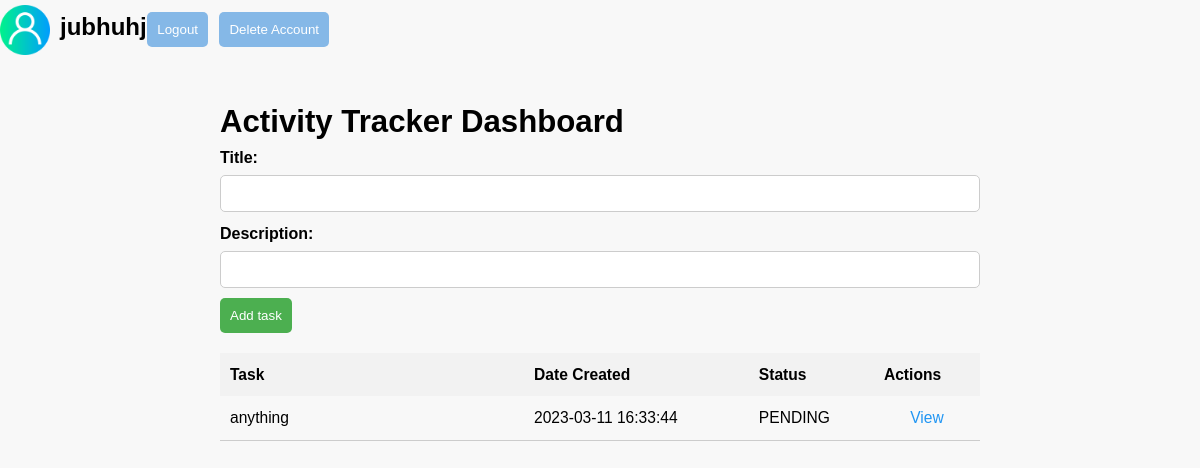
Before: /dashboard (signed in) with the older database file.
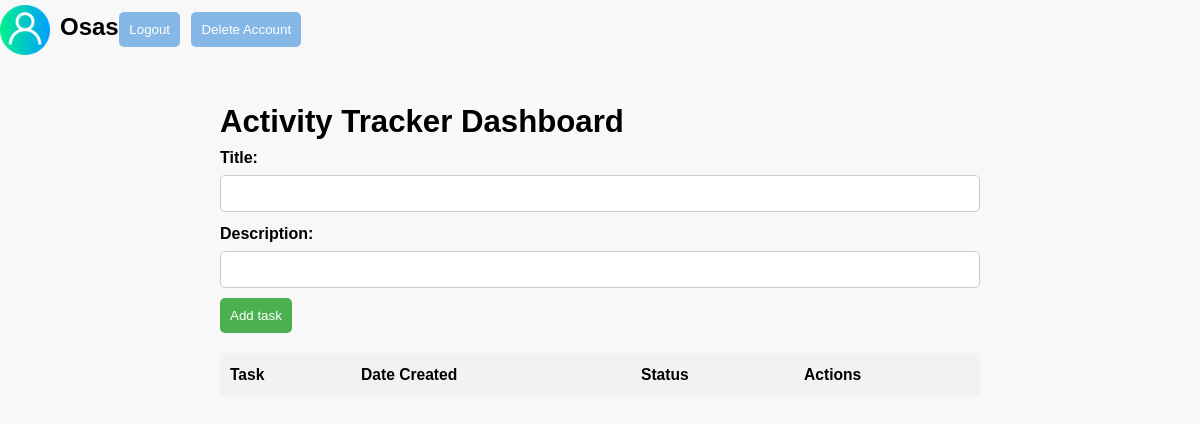
After: the same page with the newer database file.
### models.py (models this page shows)
class AppUser(Base):
    __tablename__ = "appuser"
    id = Column(Integer, primary_key=True, autoincrement=True)
    name = Column(String(50))
    email = Column(String(30), unique=True)
    password = Column(String(64))
    tasks = relationship("Task", backref="appuser", lazy=True, cascade="all, delete-orphan" )

class Task(Base):
    __tablename__ = "task"
    id = Column(Integer, primary_key=True, autoincrement=True)
    title = Column(String(50))
    description = Column(String(128))
    status = Column(Enum(Status), default=Status.PENDING, nullable=False)
    created_at = Column(DateTime, nullable=False, default=datetime.utcnow)
    updated_at = Column(DateTime, nullable=False, default=datetime.utcnow, onupdate=datetime.utcnow)
    user_id = Column(Integer, ForeignKey('appuser.id', ondelete='CASCADE'),  nullable=False)

### app.py (the view)
@app.route('/dashboard', methods=['POST','GET', 'DELETE'])
def dashboard():
    if 'user_id' in session:
        user_id = session['user_id']
        user = db.get_user(user_id)
        tasks = db.find_tasks_by_user_id(user_id)
        return render_template('dashboard.html', user=user, tasks=tasks)
    else:
        return redirect(url_for('login'))

### repository.py (called while the page is built)
    def get_user(self, user_id_to_lookup):
        result = self.session.get(AppUser, user_id_to_lookup)
        return result

    def find_tasks_by_user_id(self, user_id):
        tasks = self.session.query(Task).join(AppUser).filter(AppUser.id == user_id).all()
        return tasks

### templates/dashboard.html (shortened to what this page needs)
<!DOCTYPE html>
<html lang="en">
<head>
    <link rel="stylesheet" href="{{ url_for('static', filename='css/dashboard.css') }}">
</head>
<body>
    <div class="user-profile">
        <img src="{{ url_for('static', filename='images/user.png') }}" alt="User Avatar">
        <h2>{{ user.name }}</h2>
        <form method="POST" action="{{ url_for('logout') }}">
            <button type="submit">Logout</button>
        </form>
            <button onclick="confirmDelete()" type="submit">Delete Account</button>
    </div>
    <div class="container">
        <h1>Activity Tracker Dashboard</h1>
        <div class="add-task">
            <form method="POST" action="{{ url_for('add_task') }}">
                <label for="title">Title:</label>
                <input type="text" id="title" name="title" required>
                <br>
                <label for="description">Description:</label>
                <input type="text" id="description" name="description" required>
                <br>
                <button type="submit">Add task</button>
            </form>
        </div>
        <table>
            <thead>
                <tr>
                    <th>Task</th>
                    <th>Date Created</th>
                    <th>Status</th>
                    <th>Actions</th>
                </tr>
            </thead>
            <tbody>
                {% for task in tasks %}
                <tr>
                    <td>{{ task.title }}</td>
                    <td>{{task.created_at.strftime("%Y-%m-%d %H:%M:%S")}}</td>
                    <td>{{ task.status.value }}</td>
                    <td><a href="{{ url_for('view_task', task_id=task.id) }}">View</a></td>
                </tr>
                {% endfor %}
            </tbody>
        </table>
    </div>
</body>
</html>

### static/css/dashboard.css (style rules this page uses)
* { box-sizing: border-box; margin: 0; padding: 0; }
body { font-family: Arial, sans-serif; font-size: 1.3vw; line-height: 1.5; background-color: #f8f8f8; }
.container { max-width: 800px; margin: 0 auto; padding: 20px; }
.user-profile { display: flex; align-items: center; margin-bottom: 20px; }
.user-profile img { width: 50px; height: 50px; margin-right: 10px; }
.user-profile h2 { font-size: 1.5rem; font-weight: bold; margin-bottom: 5px; }
.user-profile button { background-color: #85b8e7; color: #fff; border: 2px; padding: 10px; border-radius: 5px; margin: 1%; cursor: pointer; }
.add-task form { display: flex; flex-wrap: wrap; margin-bottom: 20px; }
.add-task label { display: block; margin-bottom: 5px; font-size: 1rem; font-weight: bold; }
.add-task input[type="text"] { width: 100%; padding: 10px; margin-bottom: 10px; border-radius: 5px; border: 1px solid #ccc; }
.add-task button[type="submit"] { background-color: #4caf50; color: #fff; border: none; padding: 10px; border-radius: 5px; cursor: pointer; }
table { width: 100%; border-collapse: collapse; margin-bottom: 20px; }
th { background-color: #f2f2f2; padding: 10px; text-align: left; }

Changed rows visible on the page:
removed Task: title "anything", created_at "2023-03-11 16:33:44", status.value "PENDING"
changed AppUser: name "jubhuhj" → "Osas"
